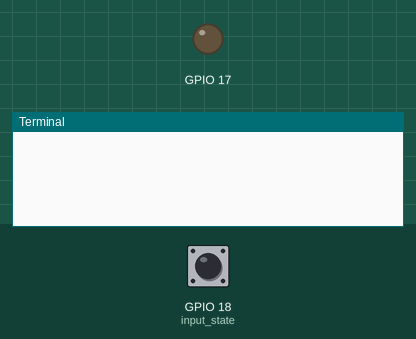
This program was run on a simulated Raspberry Pi (BCM pin numbers). On the bench: output pins drawn as LEDs (lit = HIGH), the last lines printed to the terminal. The inputs (shaded band) are chosen by the test bench; at power-on: GPIO 18 (input_state) HIGH.

Above: at 1.2 s.
1.3 s: GPIO 18 (input_state) pulled LOW for 0.15 s
At 2.3 s:
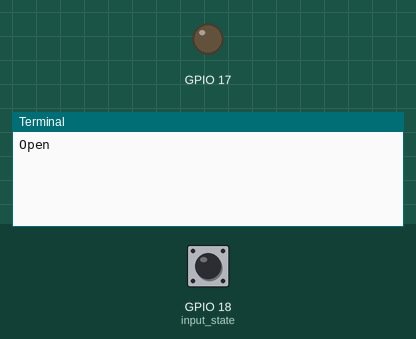
At 5.7 s:
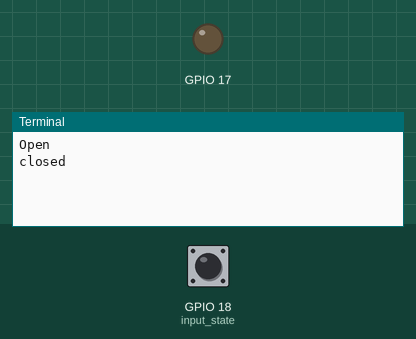

The program:

button.py
```python
import RPi.GPIO as GPIO
import time

opentime = 3

GPIO.setmode(GPIO.BCM)
GPIO.setup(18, GPIO.IN, pull_up_down=GPIO.PUD_UP)


while True:
    input_state = GPIO.input(18)
    if input_state == False:
        print 'Open'
        GPIO.setup(17, GPIO.OUT)
        time.sleep(3)
        GPIO.setup(17, GPIO.IN)
        print 'closed'
```

Measured:
- after the input at 1.3 s, the terminal: prints a new line at once (image 1)
